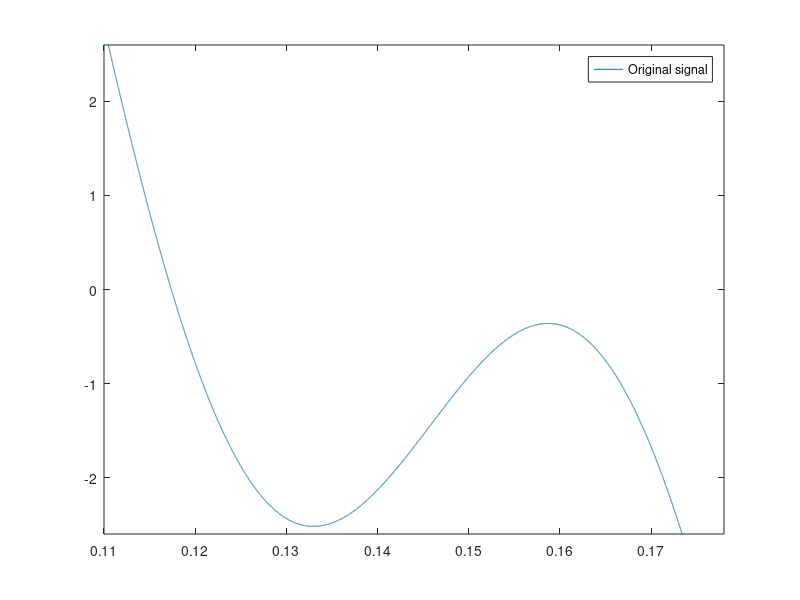

Recreate this plot in MATLAB.
fs=5000;
a1=10;
a2=3;
a3=4;
f1=2;
f2=3;
f3=12;
t=(0:0.01125/fs:1);
x1 = a1*cos(2*pi*f1*t);
x2 = a2*sin(2*pi*f2*t);
x3 = a3*cos(2*pi*f3*t);
signal_x = x1 + x2 + x3;

n=3;
L =(2^n);
delta=(max(signal_x)-min(signal_x))/(L-1);
xq = min(signal_x)+(round((signal_x-min(signal_x))/delta)).*delta;
plot(t,signal_x)
xlim([0.11,0.178])
ylim([-2.6,2.6])
legend('Original signal','Quantized signal');





